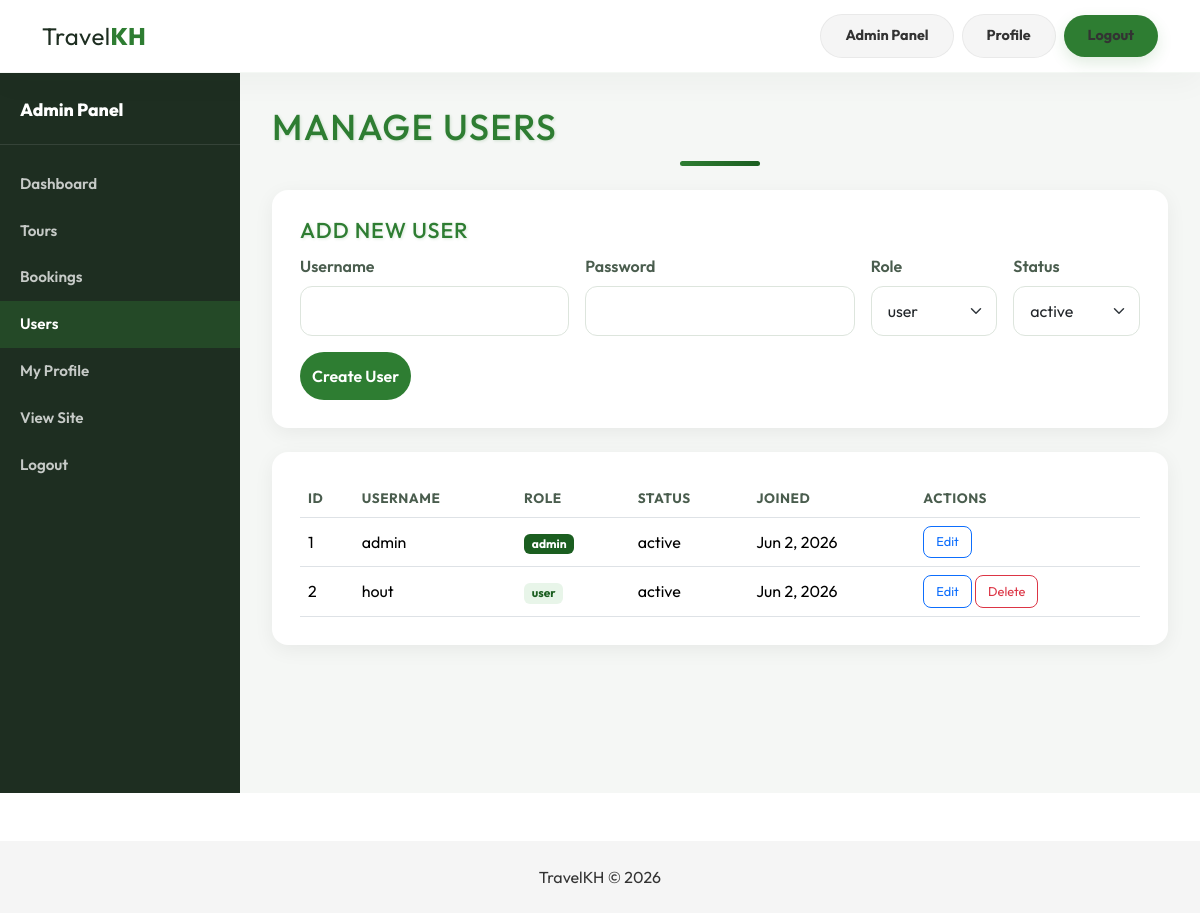
The page /admin/users.php (signed in) on the database its author committed.
### tables this page shows
CREATE TABLE `users` (
  `user_id` int NOT NULL AUTO_INCREMENT,
  `username` varchar(50) NOT NULL,
  `full_name` varchar(100) DEFAULT NULL,
  `email` varchar(100) DEFAULT NULL,
  `phone` varchar(25) DEFAULT NULL,
  `profile_image` varchar(255) DEFAULT 'default_avatar.jpg',
  `nationality` varchar(50) DEFAULT NULL,
  `bio` text,
  `password` varchar(255) NOT NULL,
  `role` enum('admin','user') DEFAULT 'user',
  `status` enum('active','inactive') DEFAULT 'active',
  `created_at` timestamp NULL DEFAULT CURRENT_TIMESTAMP,
  PRIMARY KEY (`user_id`),
  UNIQUE KEY `username` (`username`)
);

### includes/auth.php (called while the page is built, shortened)
<?php
function current_user_id() {
    return $_SESSION['user_id'] ?? null;
}

### admin/users.php (the view, shortened to what this page needs)
<?php
require_once __DIR__ . '/../includes/config.php';
$editUser = null;
$selfId = current_user_id();
$users = $conn->query("SELECT user_id, username, role, status, created_at FROM users ORDER BY user_id ASC");
include __DIR__ . '/../includes/header.php';
include __DIR__ . '/../includes/navbar.php';
include __DIR__ . '/../includes/admin_sidebar.php';
?>
<h2 class="mb-4">Manage Users</h2>
<div class="crud-card mb-4">
  <h4><?php echo $editUser ? 'Edit User' : 'Add New User'; ?></h4>
  <form method="post" class="auth-form row g-3">
    <div class="col-md-4">
      <label class="form-label">Username</label>
      <input type="text" name="username" class="form-control" required pattern="[a-zA-Z0-9_]{3,50}"
             value="<?php echo htmlspecialchars($editUser['username'] ?? ''); ?>">
    </div>
    <div class="col-md-4">
      <label class="form-label">Password <?php echo $editUser ? '(leave blank to keep)' : ''; ?></label>
      <input type="password" name="password" class="form-control" <?php echo $editUser ? '' : 'required'; ?> minlength="6">
    </div>
    <div class="col-md-2">
      <label class="form-label">Role</label>
      <select name="role" class="form-select">
        <option value="user" <?php echo ($editUser['role'] ?? 'user') === 'user' ? 'selected' : ''; ?>>user</option>
      </select>
    </div>
    <div class="col-md-2">
      <label class="form-label">Status</label>
      <select name="status" class="form-select">
        <option value="active" <?php echo ($editUser['status'] ?? 'active') === 'active' ? 'selected' : ''; ?>>active</option>
      </select>
    </div>
    <div class="col-12">
      <button type="submit" class="btn btn-green"><?php echo $editUser ? 'Update User' : 'Create User'; ?></button>
    </div>
  </form>
</div>
<div class="crud-card">
  <div class="table-responsive">
    <table class="table crud-table align-middle mb-0">
      <thead>
        <tr><th>ID</th><th>Username</th><th>Role</th><th>Status</th><th>Joined</th><th>Actions</th></tr>
      </thead>
      <tbody>
        <?php while ($u = $users->fetch_assoc()): ?>
        <tr>
          <td><?php echo (int) $u['user_id']; ?></td>
          <td><?php echo htmlspecialchars($u['username']); ?></td>
          <td><span class="badge <?php echo $u['role'] === 'admin' ? 'badge-role-admin' : 'badge-role-user'; ?>"><?php echo htmlspecialchars($u['role']); ?></span></td>
          <td><?php echo htmlspecialchars($u['status']); ?></td>
          <td><?php echo date('M j, Y', strtotime($u['created_at'])); ?></td>
          <td>
            <a href="?edit=<?php echo (int) $u['user_id']; ?>" class="btn btn-sm btn-outline-primary btn-action">Edit</a>
            <?php if ((int) $u['user_id'] !== $selfId): ?>
            <a href="?delete=<?php echo (int) $u['user_id']; ?>" class="btn btn-sm btn-outline-danger btn-action"
               onclick="return confirm('Delete this user?');">Delete</a>
            <?php endif; ?>
          </td>
        </tr>
        <?php endwhile; ?>
      </tbody>
    </table>
  </div>
</div>
<?php
include __DIR__ . '/../includes/admin_footer.php';
include __DIR__ . '/../includes/footer.php';

### assets/css/style.css (style rules this page uses)
body { font-family: 'Outfit', sans-serif; background: #ffffff; color: #333; }
:root { --primary-green: #2E7D32; --dark-green: #1B5E20; --light-gray: #F5F5F5; }
h1, h2, h4 { color: var(--primary-green); letter-spacing: 0.04em; text-transform: uppercase; text-shadow: 1px 1px 3px rgba(46, 125, 50, 0.18); }
h2 { font-size: clamp(2rem, 3vw, 3rem); margin-bottom: 0.85rem; }
h4 { font-size: 1.35rem; margin-bottom: 0.65rem; }
h1::after, h2::after { content: ''; display: block; width: 5rem; height: 0.3rem; margin: 0.8rem auto 0; background: linear-gradient(90deg, var(--primary-green), var(--dark-green)); border-radius: 99px; }
.btn-green { background:#2E7D32; color:white; border:none; border-radius:30px; padding:12px; font-weight:600; }

### assets/css/auth.css (style rules this page uses)
.auth-form .form-label { font-weight: 600; color: #4A5D4E; }
.auth-form .form-control, .auth-form .form-select { border-radius: 12px; padding: 0.75rem 1rem; border: 1px solid #dde5dd; }
.profile-card, .dashboard-card, .crud-card { background: #fff; border-radius: 16px; padding: 1.75rem; box-shadow: 0 5px 20px rgba(0, 0, 0, 0.06); margin-bottom: 1.5rem; }
.badge-role-admin { background: #1B5E20; color: #fff; }
.badge-role-user { background: #e8f5e9; color: #1B5E20; }
.crud-table th { font-size: 0.85rem; text-transform: uppercase; letter-spacing: 0.04em; color: #4A5D4E; }
.btn-action { font-size: 0.8rem; padding: 0.35rem 0.75rem; border-radius: 8px; }

### rows shown on the page
users: user_id "1", username "admin", role "admin", status "active", created_at "Jun 2, 2026"
users: user_id "2", username "hout", role "user", status "active", created_at "Jun 2, 2026"
